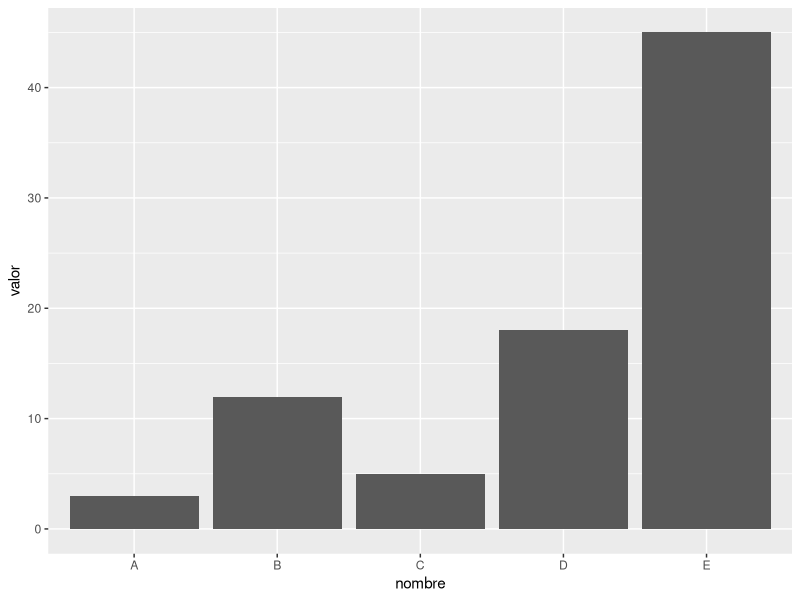
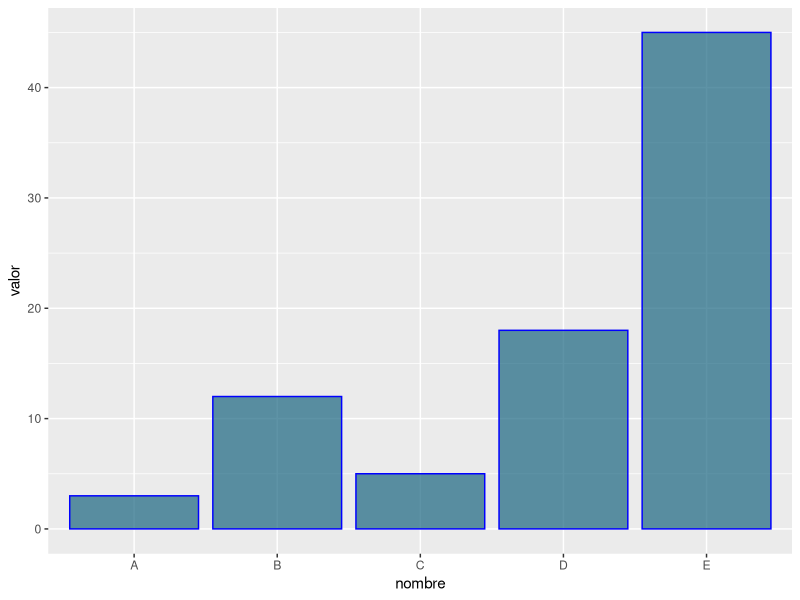
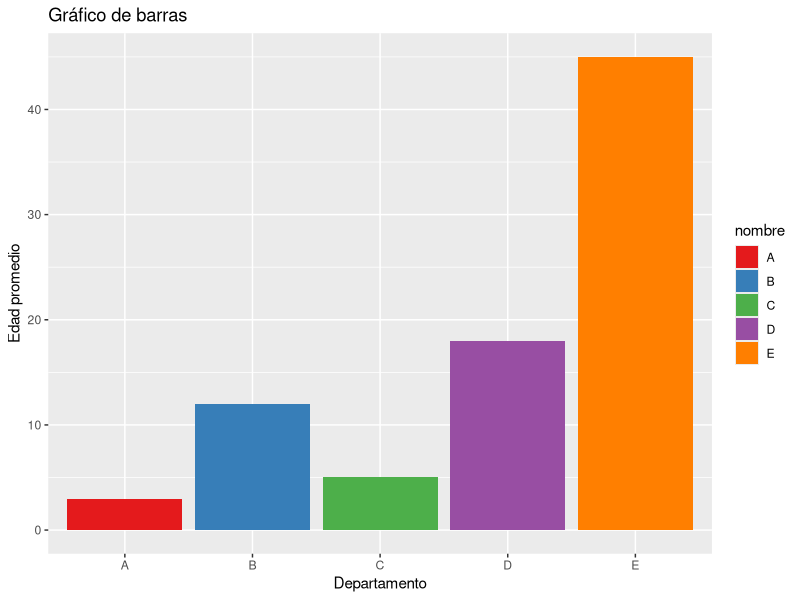
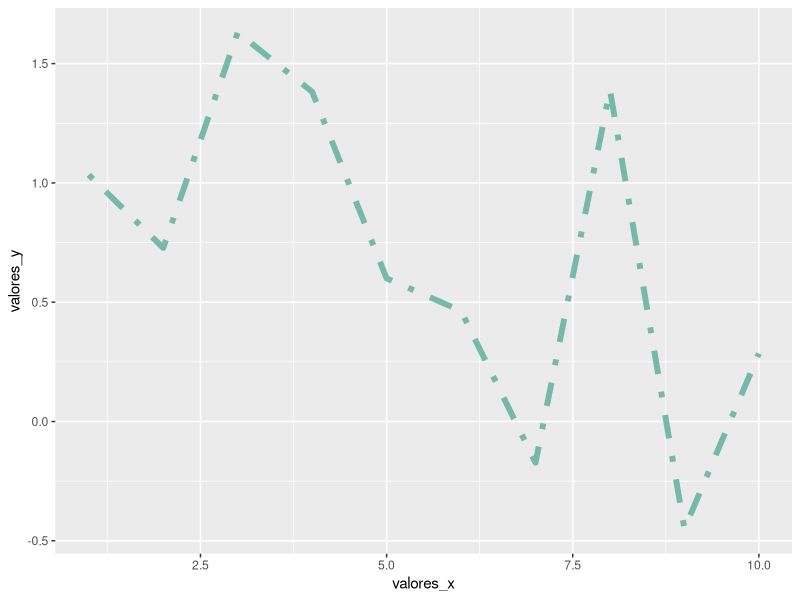
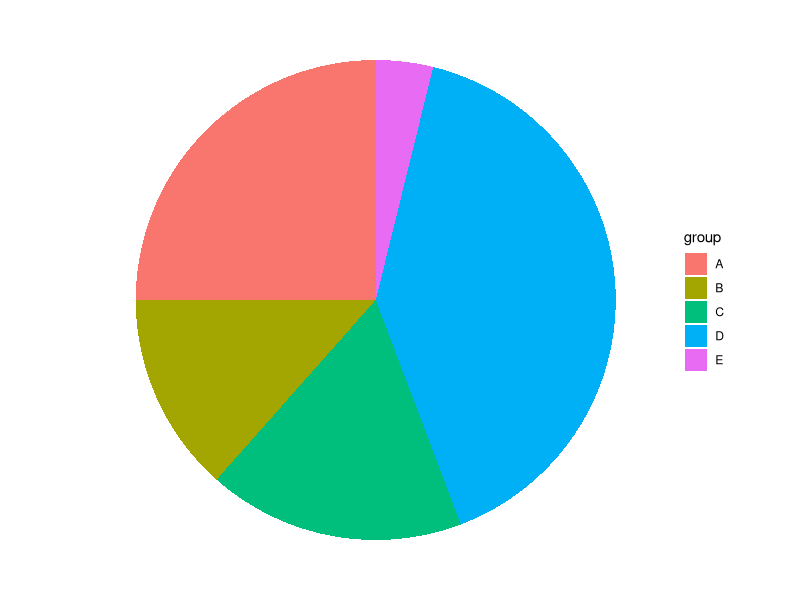

The R source for these figures, in order:
## ---- chunk 1
# Librerias
library(dplyr)
library(ggplot2)
## ---- chunk 2
# Creamos una data para simular
data_barras <- data.frame(
    nombre = c("A", "B", "C", "D", "E"),
    valor = c(3, 12, 5, 18, 45)
)

# Gráfico de barras
ggplot(data_barras, aes(x = nombre, y = valor)) +
    geom_bar(stat = "identity")
## ---- chunk 3
ggplot(data_barras, aes(x = nombre, y = valor)) +
    geom_bar(
        stat = "identity",
        color = "blue", # Algunos colores básicos se pueden llamar por nombre
        fill = rgb(0.1, 0.4, 0.5, 0.7) # Para otros colores usamos su código
    )
## ---- chunk 4
ggplot(data_barras, aes(x = nombre, y = valor, fill = nombre)) +
    geom_bar(stat = "identity") +
    scale_fill_brewer(palette = "Set1") +
    labs(
        title = "Gráfico de barras",
        x = "Departamento",
        y = "Edad promedio"
    )
## ---- chunk 5
# Creamos data aleatoria
valores_x <- 1:10
valores_y <- cumsum(rnorm(10))
data_linea <- data.frame(valores_x, valores_y)
## ---- chunk 6
ggplot(data_linea, aes(x = valores_x, y = valores_y)) +
  geom_line(
        color = "#69b3a2",
        linewidth = 2, # ancho de línea
        alpha = 0.9, # transparencia de linea
        linetype = 4 # tipo de línea
    )
  
## ---- chunk 7
# Creamos data de ejemplo
data_torta <- data.frame(
    group = LETTERS[1:5],
    value = c(13, 7, 9, 21, 2)
)
## ---- chunk 8
ggplot(data_torta, aes(x = "", y = value, fill = group)) +
    geom_bar(stat = "identity", width = 1) +
    coord_polar("y", start = 0) +
    theme_void()
